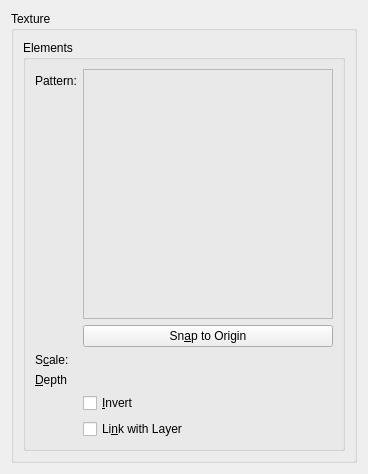
<?xml version="1.0" encoding="UTF-8"?>
<ui version="4.0">
 <class>WdgTexture</class>
 <widget class="QWidget" name="WdgTexture">
  <property name="geometry">
   <rect>
    <x>0</x>
    <y>0</y>
    <width>365</width>
    <height>472</height>
   </rect>
  </property>
  <property name="windowTitle">
   <string>Form</string>
  </property>
  <layout class="QGridLayout" name="gridLayout">
   <item row="0" column="0">
    <widget class="QGroupBox" name="groupBox">
     <property name="title">
      <string>Texture</string>
     </property>
     <layout class="QVBoxLayout" name="verticalLayout_3">
      <item>
       <widget class="QGroupBox" name="groupBox_2">
        <property name="title">
         <string>Elements</string>
        </property>
        <layout class="QFormLayout" name="formLayout">
         <item row="0" column="0">
          <widget class="QLabel" name="label">
           <property name="text">
            <string>Pattern:</string>
           </property>
          </widget>
         </item>
         <item row="0" column="1">
          <layout class="QVBoxLayout" name="verticalLayout">
           <item>
            <widget class="KisPatternChooser" name="patternChooser">
             <property name="sizePolicy">
              <sizepolicy hsizetype="Expanding" vsizetype="Expanding">
               <horstretch>0</horstretch>
               <verstretch>0</verstretch>
              </sizepolicy>
             </property>
             <property name="minimumSize">
              <size>
               <width>250</width>
               <height>250</height>
              </size>
             </property>
             <property name="frameShape">
              <enum>QFrame::StyledPanel</enum>
             </property>
             <property name="frameShadow">
              <enum>QFrame::Raised</enum>
             </property>
            </widget>
           </item>
           <item>
            <widget class="QPushButton" name="bnSnapToOrigin">
             <property name="text">
              <string>Sn&amp;ap to Origin</string>
             </property>
            </widget>
           </item>
          </layout>
         </item>
         <item row="1" column="0">
          <widget class="QLabel" name="label_8">
           <property name="text">
            <string>S&amp;cale:</string>
           </property>
           <property name="buddy">
            <cstring>intScale</cstring>
           </property>
          </widget>
         </item>
         <item row="1" column="1">
          <widget class="KisSliderSpinBox" name="intScale" native="true">
           <property name="sizePolicy">
            <sizepolicy hsizetype="Expanding" vsizetype="Preferred">
             <horstretch>0</horstretch>
             <verstretch>0</verstretch>
            </sizepolicy>
           </property>
           <property name="toolTip">
            <string>Set size of gradation</string>
           </property>
          </widget>
         </item>
         <item row="2" column="0">
          <widget class="QLabel" name="label_10">
           <property name="text">
            <string>&amp;Depth</string>
           </property>
           <property name="buddy">
            <cstring>intScale</cstring>
           </property>
          </widget>
         </item>
         <item row="2" column="1">
          <widget class="KisSliderSpinBox" name="intDepth" native="true">
           <property name="sizePolicy">
            <sizepolicy hsizetype="Expanding" vsizetype="Preferred">
             <horstretch>0</horstretch>
             <verstretch>0</verstretch>
            </sizepolicy>
           </property>
           <property name="toolTip">
            <string>Set size of gradation</string>
           </property>
          </widget>
         </item>
         <item row="3" column="1">
          <widget class="QCheckBox" name="chkInvert">
           <property name="text">
            <string>&amp;Invert</string>
           </property>
          </widget>
         </item>
         <item row="4" column="1">
          <widget class="QCheckBox" name="chkLinkWithLayer">
           <property name="text">
            <string>Li&amp;nk with Layer</string>
           </property>
          </widget>
         </item>
        </layout>
        <zorder>label_8</zorder>
        <zorder>label</zorder>
        <zorder>intScale</zorder>
        <zorder>label_10</zorder>
        <zorder>intDepth</zorder>
        <zorder>chkInvert</zorder>
        <zorder>chkLinkWithLayer</zorder>
       </widget>
      </item>
      <item>
       <spacer name="verticalSpacer">
        <property name="orientation">
         <enum>Qt::Vertical</enum>
        </property>
        <property name="sizeHint" stdset="0">
         <size>
          <width>20</width>
          <height>0</height>
         </size>
        </property>
       </spacer>
      </item>
     </layout>
    </widget>
   </item>
  </layout>
 </widget>
 <customwidgets>
  <customwidget>
   <class>KisSliderSpinBox</class>
   <extends>QWidget</extends>
   <header location="global">kis_slider_spin_box.h</header>
   <container>1</container>
  </customwidget>
  <customwidget>
   <class>KisPatternChooser</class>
   <extends>QFrame</extends>
   <header location="global">kis_pattern_chooser.h</header>
   <container>1</container>
  </customwidget>
 </customwidgets>
 <resources/>
 <connections/>
</ui>
